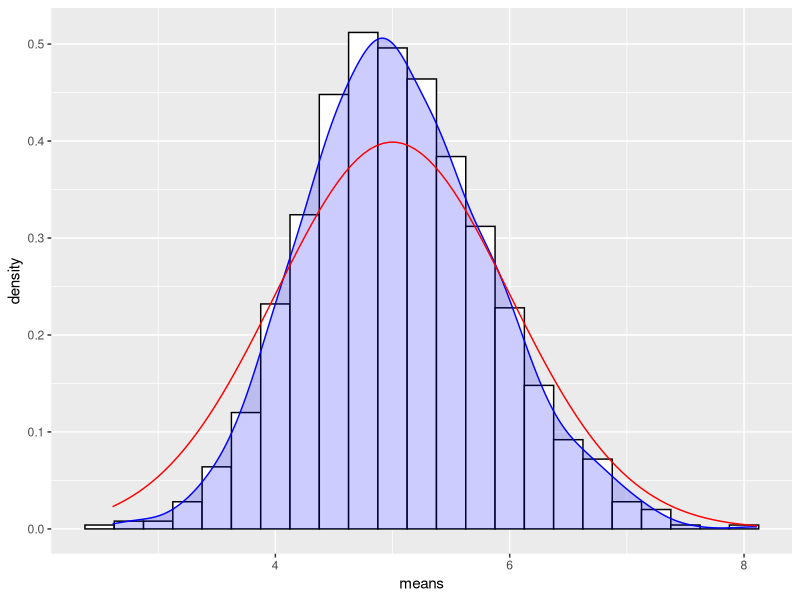

This chart was generated by the following R code:
## ---- chunk 1
    expSim <- function(nSamples, nMeans){
        expMean <- NULL
        for(i in 1:nMeans) expMean <- c(expMean, mean(rexp(nSamples, 0.2)))
        expMean <- data.frame("means"=expMean)  # for ease of use with ggplot2
        return(expMean)
    }
## ---- chunk 2
    set.seed(333)
    myMeans <- expSim(40, 1000)
    str(myMeans)

    library(ggplot2)    
    histogram <- ggplot(myMeans, aes(x=means)) +
        geom_histogram(aes(y=..density..), binwidth=0.25, color="black",
                       fill="white") +
        geom_density(color="blue", fill="blue", alpha=0.2) +
        stat_function(fun=dnorm, color="red", args = list(mean = 1/0.2))
    
    print(histogram)
